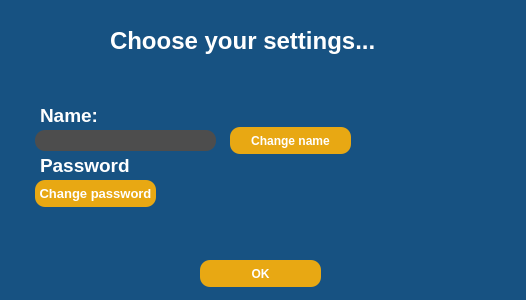
<?xml version="1.0" encoding="UTF-8"?>
<ui version="4.0">
 <class>SettingsPage</class>
 <widget class="QDialog" name="SettingsPage">
  <property name="windowModality">
   <enum>Qt::WindowModal</enum>
  </property>
  <property name="geometry">
   <rect>
    <x>0</x>
    <y>0</y>
    <width>526</width>
    <height>300</height>
   </rect>
  </property>
  <property name="maximumSize">
   <size>
    <width>526</width>
    <height>300</height>
   </size>
  </property>
  <property name="palette">
   <palette>
    <active>
     <colorrole role="WindowText">
      <brush brushstyle="SolidPattern">
       <color alpha="255">
        <red>255</red>
        <green>255</green>
        <blue>255</blue>
       </color>
      </brush>
     </colorrole>
     <colorrole role="Button">
      <brush brushstyle="SolidPattern">
       <color alpha="255">
        <red>23</red>
        <green>82</green>
        <blue>130</blue>
       </color>
      </brush>
     </colorrole>
     <colorrole role="Text">
      <brush brushstyle="SolidPattern">
       <color alpha="255">
        <red>255</red>
        <green>255</green>
        <blue>255</blue>
       </color>
      </brush>
     </colorrole>
     <colorrole role="ButtonText">
      <brush brushstyle="SolidPattern">
       <color alpha="255">
        <red>255</red>
        <green>255</green>
        <blue>255</blue>
       </color>
      </brush>
     </colorrole>
     <colorrole role="Base">
      <brush brushstyle="SolidPattern">
       <color alpha="255">
        <red>23</red>
        <green>82</green>
        <blue>130</blue>
       </color>
      </brush>
     </colorrole>
     <colorrole role="Window">
      <brush brushstyle="SolidPattern">
       <color alpha="255">
        <red>23</red>
        <green>82</green>
        <blue>130</blue>
       </color>
      </brush>
     </colorrole>
     <colorrole role="PlaceholderText">
      <brush brushstyle="SolidPattern">
       <color alpha="128">
        <red>255</red>
        <green>255</green>
        <blue>255</blue>
       </color>
      </brush>
     </colorrole>
    </active>
    <inactive>
     <colorrole role="WindowText">
      <brush brushstyle="SolidPattern">
       <color alpha="255">
        <red>255</red>
        <green>255</green>
        <blue>255</blue>
       </color>
      </brush>
     </colorrole>
     <colorrole role="Button">
      <brush brushstyle="SolidPattern">
       <color alpha="255">
        <red>23</red>
        <green>82</green>
        <blue>130</blue>
       </color>
      </brush>
     </colorrole>
     <colorrole role="Text">
      <brush brushstyle="SolidPattern">
       <color alpha="255">
        <red>255</red>
        <green>255</green>
        <blue>255</blue>
       </color>
      </brush>
     </colorrole>
     <colorrole role="ButtonText">
      <brush brushstyle="SolidPattern">
       <color alpha="255">
        <red>255</red>
        <green>255</green>
        <blue>255</blue>
       </color>
      </brush>
     </colorrole>
     <colorrole role="Base">
      <brush brushstyle="SolidPattern">
       <color alpha="255">
        <red>23</red>
        <green>82</green>
        <blue>130</blue>
       </color>
      </brush>
     </colorrole>
     <colorrole role="Window">
      <brush brushstyle="SolidPattern">
       <color alpha="255">
        <red>23</red>
        <green>82</green>
        <blue>130</blue>
       </color>
      </brush>
     </colorrole>
     <colorrole role="PlaceholderText">
      <brush brushstyle="SolidPattern">
       <color alpha="128">
        <red>255</red>
        <green>255</green>
        <blue>255</blue>
       </color>
      </brush>
     </colorrole>
    </inactive>
    <disabled>
     <colorrole role="WindowText">
      <brush brushstyle="SolidPattern">
       <color alpha="255">
        <red>255</red>
        <green>255</green>
        <blue>255</blue>
       </color>
      </brush>
     </colorrole>
     <colorrole role="Button">
      <brush brushstyle="SolidPattern">
       <color alpha="255">
        <red>23</red>
        <green>82</green>
        <blue>130</blue>
       </color>
      </brush>
     </colorrole>
     <colorrole role="Text">
      <brush brushstyle="SolidPattern">
       <color alpha="255">
        <red>255</red>
        <green>255</green>
        <blue>255</blue>
       </color>
      </brush>
     </colorrole>
     <colorrole role="ButtonText">
      <brush brushstyle="SolidPattern">
       <color alpha="255">
        <red>255</red>
        <green>255</green>
        <blue>255</blue>
       </color>
      </brush>
     </colorrole>
     <colorrole role="Base">
      <brush brushstyle="SolidPattern">
       <color alpha="255">
        <red>23</red>
        <green>82</green>
        <blue>130</blue>
       </color>
      </brush>
     </colorrole>
     <colorrole role="Window">
      <brush brushstyle="SolidPattern">
       <color alpha="255">
        <red>23</red>
        <green>82</green>
        <blue>130</blue>
       </color>
      </brush>
     </colorrole>
     <colorrole role="PlaceholderText">
      <brush brushstyle="SolidPattern">
       <color alpha="128">
        <red>255</red>
        <green>255</green>
        <blue>255</blue>
       </color>
      </brush>
     </colorrole>
    </disabled>
   </palette>
  </property>
  <property name="windowTitle">
   <string>Settings</string>
  </property>
  <property name="styleSheet">
   <string notr="true">/*-----QWidget-----*/
QWidget
{
	background-color: #175282;
	color: #fff;
	border-color: #000000;

}


/*-----QLabel-----*/
QLabel
{
	background-color: transparent;
	color: #fff;
	font-weight: bold;
	border-color: #000000;

}


/*-----QPushButton-----*/
QPushButton
{
	background-color: #e8a813;
	color: #fff;
	font-weight: bold;
	border-radius: 10px;
	padding: 5px;

}


QPushButton::hover
{
	background-color: #fcba21;
	color: #fff;

}


QPushButton::pressed
{
	background-color: #fcba21;
	color: #fff;

}


/*-----QToolButton-----*/
QToolButton
{
	background-color: transparent;
	color: #000000;
	border-style: solid;
	border-color: #000000;

}


QToolButton::hover
{
	background-color: #d10000;
	color: #000000;
	border-radius: 15px;
	border-color: #d10000;

}


QToolButton::pressed
{
	background-color: #d10000;
	color: #000000;
	border-style: solid;
	border-width: 0px;

}


/*-----QLineEdit-----*/
QLineEdit{
	background-color: #4d4d4d;
	color: #fff;
	font-weight: bold;
	border-style: solid;
	border-radius: 10px;
	padding: 5px;

}


/*-----QCheckBox-----*/
QCheckBox
{
	background-color: transparent;
	color: #b9b9bb;
	font-weight: bold;

}


QCheckBox::indicator
{
    color: #b1b1b1;
    background-color: #00111d;
    border: 1px solid #d10000;
    width: 12px;
    height: 12px;

}


QCheckBox::indicator:checked
{
    image:url(&quot;./ressources/check.png&quot;); /*To replace*/
	background-color: #d10000;
    border: 1px solid #d10000;

}


QCheckBox::indicator:unchecked:hover
{
    border: 1px solid #ff0000;

}


QCheckBox::disabled
{
	color: #656565;

}


QCheckBox::indicator:disabled
{
	background-color: #656565;
	color: #656565;
    border: 1px solid #656565;

}</string>
  </property>
  <widget class="QLabel" name="nameLabel">
   <property name="geometry">
    <rect>
     <x>40</x>
     <y>100</y>
     <width>61</width>
     <height>31</height>
    </rect>
   </property>
   <property name="font">
    <font>
     <pointsize>14</pointsize>
     <bold>true</bold>
    </font>
   </property>
   <property name="text">
    <string>Name:</string>
   </property>
  </widget>
  <widget class="QLineEdit" name="nameLineEdit">
   <property name="geometry">
    <rect>
     <x>35</x>
     <y>130</y>
     <width>181</width>
     <height>21</height>
    </rect>
   </property>
  </widget>
  <widget class="QLabel" name="passLabel">
   <property name="geometry">
    <rect>
     <x>40</x>
     <y>150</y>
     <width>91</width>
     <height>31</height>
    </rect>
   </property>
   <property name="font">
    <font>
     <pointsize>14</pointsize>
     <bold>true</bold>
    </font>
   </property>
   <property name="text">
    <string>Password:</string>
   </property>
  </widget>
  <widget class="QPushButton" name="changePassButton">
   <property name="geometry">
    <rect>
     <x>35</x>
     <y>180</y>
     <width>121</width>
     <height>27</height>
    </rect>
   </property>
   <property name="font">
    <font>
     <pointsize>10</pointsize>
     <bold>true</bold>
    </font>
   </property>
   <property name="text">
    <string>Change password</string>
   </property>
  </widget>
  <widget class="QPushButton" name="okButton">
   <property name="geometry">
    <rect>
     <x>200</x>
     <y>260</y>
     <width>121</width>
     <height>27</height>
    </rect>
   </property>
   <property name="styleSheet">
    <string notr="true">QPushButton\n{\nborder-radius:10px;\n}</string>
   </property>
   <property name="text">
    <string>OK</string>
   </property>
  </widget>
  <widget class="QPushButton" name="changeNameButton">
   <property name="geometry">
    <rect>
     <x>230</x>
     <y>127</y>
     <width>121</width>
     <height>27</height>
    </rect>
   </property>
   <property name="text">
    <string>Change name</string>
   </property>
  </widget>
  <widget class="QLabel" name="label">
   <property name="geometry">
    <rect>
     <x>0</x>
     <y>0</y>
     <width>91</width>
     <height>81</height>
    </rect>
   </property>
   <property name="text">
    <string/>
   </property>
   <property name="pixmap">
    <pixmap resource="MovieDashboard.qrc">:/settingsIcon/settings2.png</pixmap>
   </property>
  </widget>
  <widget class="QLabel" name="label_2">
   <property name="geometry">
    <rect>
     <x>110</x>
     <y>20</y>
     <width>281</width>
     <height>41</height>
    </rect>
   </property>
   <property name="font">
    <font>
     <pointsize>18</pointsize>
     <bold>true</bold>
    </font>
   </property>
   <property name="text">
    <string>Choose your settings...</string>
   </property>
  </widget>
 </widget>
 <resources>
  <include location="MovieDashboard.qrc"/>
 </resources>
 <connections>
  <connection>
   <sender>okButton</sender>
   <signal>clicked()</signal>
   <receiver>SettingsPage</receiver>
   <slot>accept()</slot>
   <hints>
    <hint type="sourcelabel">
     <x>278</x>
     <y>253</y>
    </hint>
    <hint type="destinationlabel">
     <x>96</x>
     <y>254</y>
    </hint>
   </hints>
  </connection>
 </connections>
</ui>
